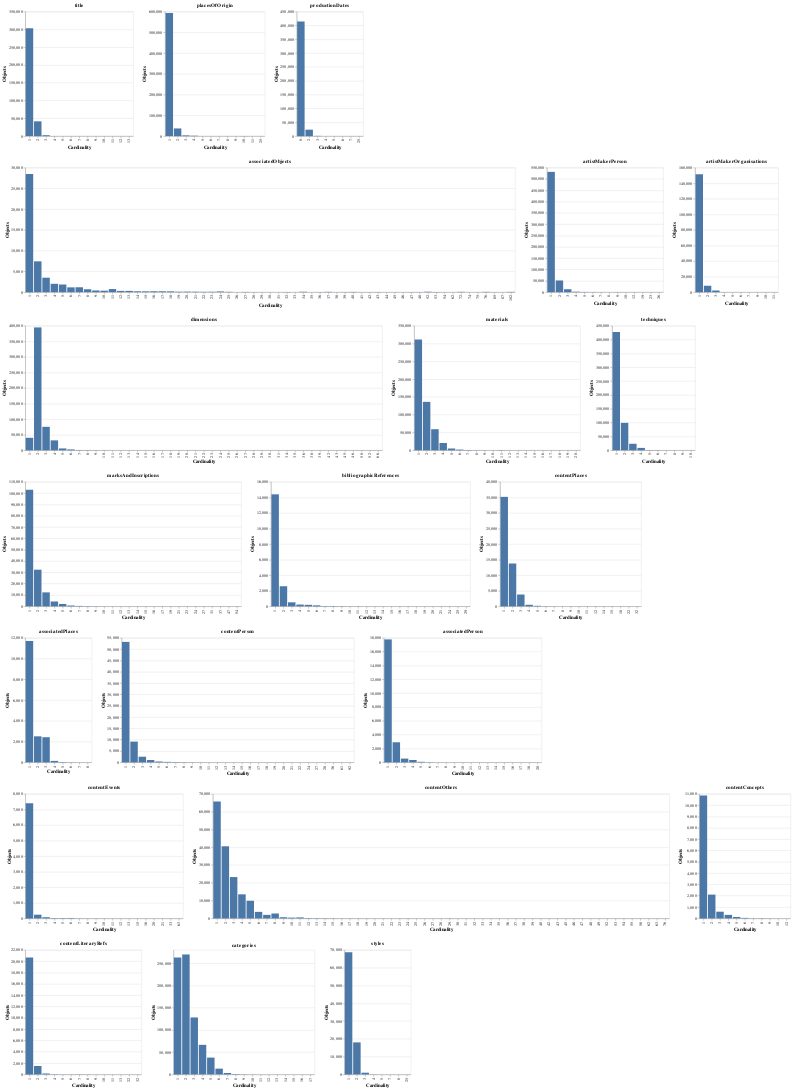

Write notebook code for a chart like this one.
### Code cell
import altair as alt

vcharts = []
hcharts = []
charts = []
count =0

  # Now need to loop over each cardinality  in turn
for column in complete_df.columns[1:]:
    
    dept_col_counts = complete_df[column].value_counts().reset_index()
    dept_col_df = pd.DataFrame(dept_col_counts).iloc[1:]
#    print(dept_col_df)
    if(len(dept_col_df) < 5):
        continue
    
    chart = alt.Chart(dept_col_df).mark_bar().encode(
      x=alt.X('index:O', axis=alt.Axis(title='Cardinality')),
      y=alt.Y(column, type='quantitative',  axis=alt.Axis(title='Objects'))
    ).properties(title=column.split(":")[1])
    charts.append(chart)
    if count > 1:
      hcharts.append(alt.hconcat(*charts))
      charts = []
      count = 0
    else:
      count += 1

alt.vconcat(*hcharts)

### Figure 1 — Vega-Lite specification as saved in the notebook (floating-point values rounded to 4 significant figures)
{"config": {"view": {"continuousWidth": 400, "continuousHeight": 300}}, "vconcat": [{"hconcat": [{"data": {"name": "data-f80a900b16013394813edad35e4f5e68"}, "mark": "bar", "encoding": {"x": {"type": "ordinal", "axis": {"title": "Cardinality"}, "field": "index"}, "y": {"type": "quantitative", "axis": {"title": "Objects"}, "field": " cardinality:title"}}, "title": "title"}, {"data": {"name": "data-ef91e88ad32a30224d730369ed9f711f"}, "mark": "bar", "encoding": {"x": {"type": "ordinal", "axis": {"title": "Cardinality"}, "field": "index"}, "y": {"type": "quantitative", "axis": {"title": "Objects"}, "field": " cardinality:placesOfOrigin"}}, "title": "placesOfOrigin"}, {"data": {"name": "data-a2b6225e05cf8e3b4347c61bd56c8c1f"}, "mark": "bar", "encoding": {"x": {"type": "ordinal", "axis": {"title": "Cardinality"}, "field": "index"}, "y": {"type": "quantitative", "axis": {"title": "Objects"}, "field": " cardinality:productionDates"}}, "title": "productionDates"}]}, {"hconcat": [{"data": {"name": "data-108f75f5a7336d984af2f4bd36c5a003"}, "mark": "bar", "encoding": {"x": {"type": "ordinal", "axis": {"title": "Cardinality"}, "field": "index"}, "y": {"type": "quantitative", "axis": {"title": "Objects"}, "field": " cardinality:associatedObjects"}}, "title": "associatedObjects"}, {"data": {"name": "data-cc33a559f0c01d1ffc8ba54ebe9ebdbc"}, "mark": "bar", "encoding": {"x": {"type": "ordinal", "axis": {"title": "Cardinality"}, "field": "index"}, "y": {"type": "quantitative", "axis": {"title": "Objects"}, "field": " cardinality:artistMakerPerson"}}, "title": "artistMakerPerson"}, {"data": {"name": "data-e66d1251f625fccbbf356b871dbcb6ae"}, "mark": "bar", "encoding": {"x": {"type": "ordinal", "axis": {"title": "Cardinality"}, "field": "index"}, "y": {"type": "quantitative", "axis": {"title": "Objects"}, "field": " cardinality:artistMakerOrganisations"}}, "title": "artistMakerOrganisations"}]}, {"hconcat": [{"data": {"name": "data-b93181c3d526f1e3dbbf4d9c9c4de091"}, "mark": "bar", "encoding": {"x": {"type": "ordinal", "axis": {"title": "Cardinality"}, "field": "index"}, "y": {"type": "quantitative", "axis": {"title": "Objects"}, "field": " cardinality:dimensions"}}, "title": "dimensions"}, {"data": {"name": "data-8498bb88dc9d98e06218bbb5ac872c9e"}, "mark": "bar", "encoding": {"x": {"type": "ordinal", "axis": {"title": "Cardinality"}, "field": "index"}, "y": {"type": "quantitative", "axis": {"title": "Objects"}, "field": " cardinality:materials"}}, "title": "materials"}, {"data": {"name": "data-b3fedd09920cd6eb2fdf0cba74c6369b"}, "mark": "bar", "encoding": {"x": {"type": "ordinal", "axis": {"title": "Cardinality"}, "field": "index"}, "y": {"type": "quantitative", "axis": {"title": "Objects"}, "field": " cardinality:techniques"}}, "title": "techniques"}]}, {"hconcat": [{"data": {"name": "data-8f4385b46125156ce50fb1da93e03681"}, "mark": "bar", "encoding": {"x": {"type": "ordinal", "axis": {"title": "Cardinality"}, "field": "index"}, "y": {"type": "quantitative", "axis": {"title": "Objects"}, "field": " cardinality:marksAndInscriptions"}}, "title": "marksAndInscriptions"}, {"data": {"name": "data-8dd4c1a29d749fa170151abe265e78bc"}, "mark": "bar", "encoding": {"x": {"type": "ordinal", "axis": {"title": "Cardinality"}, "field": "index"}, "y": {"type": "quantitative", "axis": {"title": "Objects"}, "field": " cardinality:bibliographicReferences"}}, "title": "bibliographicReferences"}, {"data": {"name": "data-6f41682b4f5e62cee6aaa9cde1fb7314"}, "mark": "bar", "encoding": {"x": {"type": "ordinal", "axis": {"title": "Cardinality"}, "field": "index"}, "y": {"type": "quantitative", "axis": {"title": "Objects"}, "field": " cardinality:contentPlaces"}}, "title": "contentPlaces"}]}, {"hconcat": [{"data": {"name": "data-11e2ba601f832297709a549c8ba723bc"}, "mark": "bar", "encoding": {"x": {"type": "ordinal", "axis": {"title": "Cardinality"}, "field": "index"}, "y": {"type": "quantitative", "axis": {"title": "Objects"}, "field": " cardinality:associatedPlaces"}}, "title": "associatedPlaces"}, {"data": {"name": "data-fe2e21d0a68fab14f4dfbd3527251dfb"}, "mark": "bar", "encoding": {"x": {"type": "ordinal", "axis": {"title": "Cardinality"}, "field": "index"}, "y": {"type": "quantitative", "axis": {"title": "Objects"}, "field": " cardinality:contentPerson"}}, "title": "contentPerson"}, {"data": {"name": "data-405f8a5edddc8c5f55a807398ce9417c"}, "mark": "bar", "encoding": {"x": {"type": "ordinal", "axis": {"title": "Cardinality"}, "field": "index"}, "y": {"type": "quantitative", "axis": {"title": "Objects"}, "field": " cardinality:associatedPerson"}}, "title": "associatedPerson"}]}, {"hconcat": [{"data": {"name": "data-c283aa8962a8390a4f4c7c816ec6a981"}, "mark": "bar", "encoding": {"x": {"type": "ordinal", "axis": {"title": "Cardinality"}, "field": "index"}, "y": {"type": "quantitative", "axis": {"title": "Objects"}, "field": " cardinality:contentEvents"}}, "title": "contentEvents"}, {"data": {"name": "data-e9f7a4b987bdd189e5dccec42ebabfad"}, "mark": "bar", "encoding": {"x": {"type": "ordinal", "axis": {"title": "Cardinality"}, "field": "index"}, "y": {"type": "quantitative", "axis": {"title": "Objects"}, "field": " cardinality:contentOthers"}}, "title": "contentOthers"}, {"data": {"name": "data-6c35fcc2a2f084da549eade2d90e74e8"}, "mark": "bar", "encoding": {"x": {"type": "ordinal", "axis": {"title": "Cardinality"}, "field": "index"}, "y": {"type": "quantitative", "axis": {"title": "Objects"}, "field": " cardinality:contentConcepts"}}, "title": "contentConcepts"}]}, {"hconcat": [{"data": {"name": "data-50d3246ae1ffa422174e5901f27dc521"}, "mark": "bar", "encoding": {"x": {"type": "ordinal", "axis": {"title": "Cardinality"}, "field": "index"}, "y": {"type": "quantitative", "axis": {"title": "Objects"}, "field": " cardinality:contentLiteraryRefs"}}, "title": "contentLiteraryRefs"}, {"data": {"name": "data-31910ac0d696841c0cf92d4cef5431aa"}, "mark": "bar", "encoding": {"x": {"type": "ordinal", "axis": {"title": "Cardinality"}, "field": "index"}, "y": {"type": "quantitative", "axis": {"title": "Objects"}, "field": " cardinality:categories"}}, "title": "categories"}, {"data": {"name": "data-b49381da5667829e3cd3d140a50e072f"}, "mark": "bar", "encoding": {"x": {"type": "ordinal", "axis": {"title": "Cardinality"}, "field": "index"}, "y": {"type": "quantitative", "axis": {"title": "Objects"}, "field": " cardinality:styles"}}, "title": "styles"}]}], "$schema": "https://vega.github.io/schema/vega-lite/v4.8.1.json", "datasets": {"data-f80a900b16013394813edad35e4f5e68": [{"index": 1.0, " cardinality:title": 303043}, {"index": 2.0, " cardinality:title": 41581}, {"index": 3.0, " cardinality:title": 2523}, {"index": 4.0, " cardinality:title": 201}, {"index": 5.0, " cardinality:title": 42}, {"index": 6.0, " cardinality:title": 12}, {"index": 13.0, " cardinality:title": 7}, {"index": 12.0, " cardinality:title": 4}, {"index": 8.0, " cardinality:title": 4}, {"index": 10.0, " cardinality:title": 2}, {"index": 7.0, " cardinality:title": 2}, {"index": 11.0, " cardinality:title": 1}, {"index": 9.0, " cardinality:title": 1}], "data-ef91e88ad32a30224d730369ed9f711f": [{"index": 1.0, " cardinality:placesOfOrigin": 593270}, {"index": 2.0, " cardinality:placesOfOrigin": 37026}, {"index": 3.0, " cardinality:placesOfOrigin": 3576}, {"index": 4.0, " cardinality:placesOfOrigin": 2006}, {"index": 10.0, " cardinality:placesOfOrigin": 524}, {"index": 5.0, " cardinality:placesOfOrigin": 42}, {"index": 8.0, " cardinality:placesOfOrigin": 8}, {"index": 25.0, " cardinality:placesOfOrigin": 1}, {"index": 11.0, " cardinality:placesOfOrigin": 1}, {"index": 9.0, " cardinality:placesOfOrigin": 1}, {"index": 7.0, " cardinality:placesOfOrigin": 1}, {"index": 6.0, " cardinality:placesOfOrigin": 1}], "data-a2b6225e05cf8e3b4347c61bd56c8c1f": [{"index": 0.0, " cardinality:productionDates": 414353}, {"index": 2.0, " cardinality:productionDates": 23351}, {"index": 3.0, " cardinality:productionDates": 820}, {"index": 4.0, " cardinality:productionDates": 72}, {"index": 5.0, " cardinality:productionDates": 4}, {"index": 6.0, " cardinality:productionDates": 2}, {"index": 25.0, " cardinality:productionDates": 1}, {"index": 7.0, " cardinality:productionDates": 1}], "data-108f75f5a7336d984af2f4bd36c5a003": [{"index": 1.0, " cardinality:associatedObjects": 28467}, {"index": 2.0, " cardinality:associatedObjects": 7430}, {"index": 3.0, " cardinality:associatedObjects": 3485}, {"index": 4.0, " cardinality:associatedObjects": 2016}, {"index": 5.0, " cardinality:associatedObjects": 1844}, {"index": 7.0, " cardinality:associatedObjects": 1179}, {"index": 6.0, " cardinality:associatedObjects": 1158}, {"index": 11.0, " cardinality:associatedObjects": 745}, {"index": 8.0, " cardinality:associatedObjects": 699}, {"index": 9.0, " cardinality:associatedObjects": 407}, {"index": 10.0, " cardinality:associatedObjects": 356}, {"index": 13.0, " cardinality:associatedObjects": 308}, {"index": 12.0, " cardinality:associatedObjects": 301}, {"index": 16.0, " cardinality:associatedObjects": 214}, {"index": 17.0, " cardinality:associatedObjects": 211}, {"index": 14.0, " cardinality:associatedObjects": 206}, {"index": 18.0, " cardinality:associatedObjects": 198}, {"index": 15.0, " cardinality:associatedObjects": 197}, {"index": 24.0, " cardinality:associatedObjects": 169}, {"index": 20.0, " cardinality:associatedObjects": 128}, {"index": 21.0, " cardinality:associatedObjects": 113}, {"index": 19.0, " cardinality:associatedObjects": 109}, {"index": 52.0, " cardinality:associatedObjects": 105}, {"index": 34.0, " cardinality:associatedObjects": 99}, {"index": 23.0, " cardinality:associatedObjects": 97}, {"index": 22.0, " cardinality:associatedObjects": 82}, {"index": 37.0, " cardinality:associatedObjects": 77}, {"index": 25.0, " cardinality:associatedObjects": 76}, {"index": 72.0, " cardinality:associatedObjects": 72}, {"index": 76.0, " cardinality:associatedObjects": 71}, {"index": 102.0, " cardinality:associatedObjects": 66}, {"index": 40.0, " cardinality:associatedObjects": 59}, {"index": 27.0, " cardinality:associatedObjects": 50}, {"index": 53.0, " cardinality:associatedObjects": 45}, {"index": 43.0, " cardinality:associatedObjects": 36}, {"index": 32.0, " cardinality:associatedObjects": 33}, {"index": 36.0, " cardinality:associatedObjects": 29}, {"index": 47.0, " cardinality:associatedObjects": 26}, {"index": 48.0, " cardinality:associatedObjects": 23}, {"index": 39.0, " cardinality:associatedObjects": 23}, {"index": 42.0, " cardinality:associatedObjects": 18}, {"index": 28.0, " cardinality:associatedObjects": 17}, {"index": 41.0, " cardinality:associatedObjects": 11}, {"index": 54.0, " cardinality:associatedObjects": 8}, {"index": 45.0, " cardinality:associatedObjects": 8}, {"index": 33.0, " cardinality:associatedObjects": 7}, {"index": 35.0, " cardinality:associatedObjects": 5}, {"index": 44.0, " cardinality:associatedObjects": 4}, {"index": 29.0, " cardinality:associatedObjects": 4}, {"index": 30.0, " cardinality:associatedObjects": 4}, {"index": 31.0, " cardinality:associatedObjects": 3}, {"index": 26.0, " cardinality:associatedObjects": 3}, {"index": 38.0, " cardinality:associatedObjects": 2}, {"index": 46.0, " cardinality:associatedObjects": 2}, {"index": 75.0, " cardinality:associatedObjects": 2}, {"index": 87.0, " cardinality:associatedObjects": 2}, {"index": 62.0, " cardinality:associatedObjects": 1}, {"index": 85.0, " cardinality:associatedObjects": 1}, {"index": 74.0, " cardinality:associatedObjects": 1}], "data-cc33a559f0c01d1ffc8ba54ebe9ebdbc": [{"index": 1.0, " cardinality:artistMakerPerson": 531369}, {"index": 2.0, " cardinality:artistMakerPerson": 51565}, {"index": 3.0, " cardinality:artistMakerPerson": 12977}, {"index": 4.0, " cardinality:artistMakerPerson": 2057}, {"index": 5.0, " cardinality:artistMakerPerson": 949}, {"index": 6.0, " cardinality:artistMakerPerson": 440}, {"index": 9.0, " cardinality:artistMakerPerson": 265}, {"index": 7.0, " cardinality:artistMakerPerson": 203}, {"index": 12.0, " cardinality:artistMakerPerson": 197}, {"index": 8.0, " cardinality:artistMakerPerson": 103}, {"index": 19.0, " cardinality:artistMakerPerson": 87}, {"index": 23.0, " cardinality:artistMakerPerson": 20}, {"index": 26.0, " cardinality:artistMakerPerson": 1}, {"index": 10.0, " cardinality:artistMakerPerson": 1}], "data-e66d1251f625fccbbf356b871dbcb6ae": [{"index": 1.0, " cardinality:artistMakerOrganisations": 151615}, {"index": 2.0, " cardinality:artistMakerOrganisations": 8243}, {"index": 3.0, " cardinality:artistMakerOrganisations": 2131}, {"index": 4.0, " cardinality:artistMakerOrganisations": 47}, {"index": 5.0, " cardinality:artistMakerOrganisations": 7}, {"index": 7.0, " cardinality:artistMakerOrganisations": 3}, {"index": 11.0, " cardinality:artistMakerOrganisations": 2}, {"index": 10.0, " cardinality:artistMakerOrganisations": 2}, {"index": 6.0, " cardinality:artistMakerOrganisations": 2}, {"index": 9.0, " cardinality:artistMakerOrganisations": 1}], "data-b93181c3d526f1e3dbbf4d9c9c4de091": [{"index": 2.0, " cardinality:dimensions": 394735}, {"index": 3.0, " cardinality:dimensions": 75396}, {"index": 1.0, " cardinality:dimensions": 40130}, {"index": 4.0, " cardinality:dimensions": 31821}, {"index": 5.0, " cardinality:dimensions": 5919}, {"index": 6.0, " cardinality:dimensions": 2764}, {"index": 7.0, " cardinality:dimensions": 805}, {"index": 8.0, " cardinality:dimensions": 473}, {"index": 9.0, " cardinality:dimensions": 252}, {"index": 10.0, " cardinality:dimensions": 174}, {"index": 12.0, " cardinality:dimensions": 100}, {"index": 11.0, " cardinality:dimensions": 88}, {"index": 14.0, " cardinality:dimensions": 57}, {"index": 15.0, " cardinality:dimensions": 35}, {"index": 13.0, " cardinality:dimensions": 31}, {"index": 16.0, " cardinality:dimensions": 27}, {"index": 17.0, " cardinality:dimensions": 16}, {"index": 18.0, " cardinality:dimensions": 13}, {"index": 19.0, " cardinality:dimensions": 10}, {"index": 24.0, " cardinality:dimensions": 10}, {"index": 26.0, " cardinality:dimensions": 8}, {"index": 20.0, " cardinality:dimensions": 7}, {"index": 21.0, " cardinality:dimensions": 7}, {"index": 22.0, " cardinality:dimensions": 6}, {"index": 23.0, " cardinality:dimensions": 3}, {"index": 27.0, " cardinality:dimensions": 3}, {"index": 30.0, " cardinality:dimensions": 3}, {"index": 28.0, " cardinality:dimensions": 3}, {"index": 31.0, " cardinality:dimensions": 3}, {"index": 25.0, " cardinality:dimensions": 2}, {"index": 42.0, " cardinality:dimensions": 2}, {"index": 36.0, " cardinality:dimensions": 2}, {"index": 34.0, " cardinality:dimensions": 2}, {"index": 45.0, " cardinality:dimensions": 2}, {"index": 52.0, " cardinality:dimensions": 1}, {"index": 50.0, " cardinality:dimensions": 1}, {"index": 66.0, " cardinality:dimensions": 1}, {"index": 46.0, " cardinality:dimensions": 1}, {"index": 43.0, " cardinality:dimensions": 1}, {"index": 39.0, " cardinality:dimensions": 1}, {"index": 38.0, " cardinality:dimensions": 1}, {"index": 35.0, " cardinality:dimensions": 1}, {"index": 29.0, " cardinality:dimensions": 1}], "data-8498bb88dc9d98e06218bbb5ac872c9e": [{"index": 1.0, " cardinality:materials": 311317}, {"index": 2.0, " cardinality:materials": 136095}, {"index": 3.0, " cardinality:materials": 59220}, {"index": 4.0, " cardinality:materials": 20449}, {"index": 5.0, " cardinality:materials": 4953}, {"index": 6.0, " cardinality:materials": 1899}, {"index": 7.0, " cardinality:materials": 798}, {"index": 11.0, " cardinality:materials": 459}, {"index": 8.0, " cardinality:materials": 235}, {"index": 9.0, " cardinality:materials": 105}, {"index": 10.0, " cardinality:materials": 71}, {"index": 12.0, " cardinality:materials": 21}, {"index": 13.0, " cardinality:materials": 15}, {"index": 14.0, " cardinality:materials": 13}, {"index": 16.0, " cardinality:materials": 9}, {"index": 17.0, " cardinality:materials": 7}, {"index": 15.0, " cardinality:materials": 6}, {"index": 19.0, " cardinality:materials": 2}, {"index": 20.0, " cardinality:materials": 1}, {"index": 18.0, " cardinality:materials": 1}], "data-b3fedd09920cd6eb2fdf0cba74c6369b": [{"index": 1.0, " cardinality:techniques": 427882}, {"index": 2.0, " cardinality:techniques": 99065}, {"index": 3.0, " cardinality:techniques": 23586}, {"index": 4.0, " cardinality:techniques": 8568}, {"index": 5.0, " cardinality:techniques": 679}, {"index": 6.0, " cardinality:techniques": 400}, {"index": 7.0, " cardinality:techniques": 49}, {"index": 8.0, " cardinality:techniques": 13}, {"index": 9.0, " cardinality:techniques": 3}, {"index": 10.0, " cardinality:techniques": 1}], "data-8f4385b46125156ce50fb1da93e03681": [{"index": 1.0, " cardinality:marksAndInscriptions": 102979}, {"index": 2.0, " cardinality:marksAndInscriptions": 32356}, {"index": 3.0, " cardinality:marksAndInscriptions": 12313}, {"index": 4.0, " cardinality:marksAndInscriptions": 4283}, {"index": 5.0, " cardinality:marksAndInscriptions": 2091}, {"index": 6.0, " cardinality:marksAndInscriptions": 709}, {"index": 7.0, " cardinality:marksAndInscriptions": 358}, {"index": 8.0, " cardinality:marksAndInscriptions": 188}, {"index": 9.0, " cardinality:marksAndInscriptions": 76}, {"index": 10.0, " cardinality:marksAndInscriptions": 40}, {"index": 11.0, " cardinality:marksAndInscriptions": 26}, {"index": 14.0, " cardinality:marksAndInscriptions": 14}, {"index": 17.0, " cardinality:marksAndInscriptions": 14}, {"index": 12.0, " cardinality:marksAndInscriptions": 13}, {"index": 13.0, " cardinality:marksAndInscriptions": 13}, {"index": 15.0, " cardinality:marksAndInscriptions": 6}, {"index": 16.0, " cardinality:marksAndInscriptions": 6}, {"index": 21.0, " cardinality:marksAndInscriptions": 5}, {"index": 27.0, " cardinality:marksAndInscriptions": 2}, {"index": 19.0, " cardinality:marksAndInscriptions": 2}, {"index": 23.0, " cardinality:marksAndInscriptions": 2}, {"index": 31.0, " cardinality:marksAndInscriptions": 2}, {"index": 54.0, " cardinality:marksAndInscriptions": 1}, {"index": 47.0, " cardinality:marksAndInscriptions": 1}, {"index": 37.0, " cardinality:marksAndInscriptions": 1}, {"index": 24.0, " cardinality:marksAndInscriptions": 1}], "data-8dd4c1a29d749fa170151abe265e78bc": [{"index": 1.0, " cardinality:bibliographicReferences": 14394}, {"index": 2.0, " cardinality:bibliographicReferences": 2581}, {"index": 3.0, " cardinality:bibliographicReferences": 514}, {"index": 4.0, " cardinality:bibliographicReferences": 225}, {"index": 5.0, " cardinality:bibliographicReferences": 191}, {"index": 6.0, " cardinality:bibliographicReferences": 127}, {"index": 7.0, " cardinality:bibliographicReferences": 38}, {"index": 8.0, " cardinality:bibliographicReferences": 38}, {"index": 9.0, " cardinality:bibliographicReferences": 25}, {"index": 11.0, " cardinality:bibliographicReferences": 9}, {"index": 10.0, " cardinality:bibliographicReferences": 6}, {"index": 12.0, " cardinality:bibliographicReferences": 3}, {"index": 13.0, " cardinality:bibliographicReferences": 3}, {"index": 17.0, " cardinality:bibliographicReferences": 3}, {"index": 14.0, " cardinality:bibliographicReferences": 2}, {"index": 15.0, " cardinality:bibliographicReferences": 2}, {"index": 25.0, " cardinality:bibliographicReferences": 1}, {"index": 18.0, " cardinality:bibliographicReferences": 1}, {"index": 19.0, " cardinality:bibliographicReferences": 1}, {"index": 20.0, " cardinality:bibliographicReferences": 1}, {"index": 21.0, " cardinality:bibliographicReferences": 1}, {"index": 16.0, " cardinality:bibliographicReferences": 1}, {"index": 24.0, " cardinality:bibliographicReferences": 1}, {"index": 29.0, " cardinality:bibliographicReferences": 1}], "data-6f41682b4f5e62cee6aaa9cde1fb7314": [{"index": 1.0, " cardinality:contentPlaces": 35165}, {"index": 2.0, " cardinality:contentPlaces": 13752}, {"index": 3.0, " cardinality:contentPlaces": 3790}, {"index": 4.0, " cardinality:contentPlaces": 492}, {"index": 5.0, " cardinality:contentPlaces": 163}, {"index": 6.0, " cardinality:contentPlaces": 38}, {"index": 7.0, " cardinality:contentPlaces": 12}, {"index": 8.0, " cardinality:contentPlaces": 9}, {"index": 32.0, " cardinality:contentPlaces": 6}, {"index": 10.0, " cardinality:contentPlaces": 2}, {"index": 11.0, " cardinality:contentPlaces": 2}, {"index": 18.0, " cardinality:contentPlaces": 1}, {"index": 9.0, " cardinality:contentPlaces": 1}, {"index": 12.0, " cardinality:contentPlaces": 1}, {"index": 14.0, " cardinality:contentPlaces": 1}, {"index": 15.0, " cardinality:contentPlaces": 1}, {"index": 22.0, " cardinality:contentPlaces": 1}], "data-11e2ba601f832297709a549c8ba723bc": [{"index": 1.0, " cardinality:associatedPlaces": 11694}, {"index": 2.0, " cardinality:associatedPlaces": 2510}, {"index": 3.0, " cardinality:associatedPlaces": 2423}, {"index": 4.0, " cardinality:associatedPlaces": 140}, {"index": 5.0, " cardinality:associatedPlaces": 32}, {"index": 6.0, " cardinality:associatedPlaces": 12}, {"index": 7.0, " cardinality:associatedPlaces": 5}, {"index": 8.0, " cardinality:associatedPlaces": 4}], "data-fe2e21d0a68fab14f4dfbd3527251dfb": [{"index": 1.0, " cardinality:contentPerson": 53220}, {"index": 2.0, " cardinality:contentPerson": 9170}, {"index": 3.0, " cardinality:contentPerson": 2494}, {"index": 4.0, " cardinality:contentPerson": 1027}, {"index": 5.0, " cardinality:contentPerson": 384}, {"index": 6.0, " cardinality:contentPerson": 211}, {"index": 7.0, " cardinality:contentPerson": 132}, {"index": 8.0, " cardinality:contentPerson": 87}, {"index": 9.0, " cardinality:contentPerson": 47}, {"index": 10.0, " cardinality:contentPerson": 35}, {"index": 11.0, " cardinality:contentPerson": 19}, {"index": 12.0, " cardinality:contentPerson": 16}, {"index": 14.0, " cardinality:contentPerson": 9}, {"index": 13.0, " cardinality:contentPerson": 8}, {"index": 15.0, " cardinality:contentPerson": 7}, {"index": 16.0, " cardinality:contentPerson": 6}, {"index": 17.0, " cardinality:contentPerson": 4}, {"index": 20.0, " cardinality:contentPerson": 4}, {"index": 21.0, " cardinality:contentPerson": 4}, {"index": 18.0, " cardinality:contentPerson": 3}, {"index": 24.0, " cardinality:contentPerson": 3}, {"index": 19.0, " cardinality:contentPerson": 2}, {"index": 27.0, " cardinality:contentPerson": 1}, {"index": 92.0, " cardinality:contentPerson": 1}, {"index": 22.0, " cardinality:contentPerson": 1}, {"index": 61.0, " cardinality:contentPerson": 1}, {"index": 36.0, " cardinality:contentPerson": 1}, {"index": 28.0, " cardinality:contentPerson": 1}], "data-405f8a5edddc8c5f55a807398ce9417c": [{"index": 1.0, " cardinality:associatedPerson": 17776}, {"index": 2.0, " cardinality:associatedPerson": 2904}, {"index": 3.0, " cardinality:associatedPerson": 542}, {"index": 4.0, " cardinality:associatedPerson": 337}, {"index": 5.0, " cardinality:associatedPerson": 80}, {"index": 6.0, " cardinality:associatedPerson": 27}, {"index": 10.0, " cardinality:associatedPerson": 5}, {"index": 7.0, " cardinality:associatedPerson": 4}, {"index": 13.0, " cardinality:associatedPerson": 4}, {"index": 16.0, " cardinality:associatedPerson": 4}, {"index": 12.0, " cardinality:associatedPerson": 3}, {"index": 15.0, " cardinality:associatedPerson": 3}, {"index": 9.0, " cardinality:associatedPerson": 2}, {"index": 14.0, " cardinality:associatedPerson": 2}, {"index": 17.0, " cardinality:associatedPerson": 2}, {"index": 11.0, " cardinality:associatedPerson": 1}, {"index": 20.0, " cardinality:associatedPerson": 1}, {"index": 8.0, " cardinality:associatedPerson": 1}, {"index": 18.0, " cardinality:associatedPerson": 1}], "data-c283aa8962a8390a4f4c7c816ec6a981": [{"index": 1.0, " cardinality:contentEvents": 7400}, {"index": 2.0, " cardinality:contentEvents": 238}, {"index": 3.0, " cardinality:contentEvents": 76}, {"index": 6.0, " cardinality:contentEvents": 28}, {"index": 4.0, " cardinality:contentEvents": 24}, {"index": 5.0, " cardinality:contentEvents": 23}, {"index": 7.0, " cardinality:contentEvents": 7}, {"index": 9.0, " cardinality:contentEvents": 4}, {"index": 8.0, " cardinality:contentEvents": 4}, {"index": 10.0, " cardinality:contentEvents": 3}, {"index": 11.0, " cardinality:contentEvents": 2}, {"index": 12.0, " cardinality:contentEvents": 2}, {"index": 13.0, " cardinality:contentEvents": 2}, {"index": 21.0, " cardinality:contentEvents": 1}, {"index": 63.0, " cardinality:contentEvents": 1}, {"index": 15.0, " cardinality:contentEvents": 1}, {"index": 33.0, " cardinality:contentEvents": 1}, {"index": 20.0, " cardinality:contentEvents": 1}, {"index": 16.0, " cardinality:contentEvents": 1}], "data-e9f7a4b987bdd189e5dccec42ebabfad": [{"index": 1.0, " cardinality:contentOthers": 65723}, {"index": 2.0, " cardinality:contentOthers": 40550}, {"index": 3.0, " cardinality:contentOthers": 23241}, {"index": 4.0, " cardinality:contentOthers": 13532}, {"index": 5.0, " cardinality:contentOthers": 9907}, {"index": 6.0, " cardinality:contentOthers": 3676}, {"index": 8.0, " cardinality:contentOthers": 2753}, {"index": 7.0, " cardinality:contentOthers": 1989}, {"index": 9.0, " cardinality:contentOthers": 657}, {"index": 11.0, " cardinality:contentOthers": 555}, {"index": 10.0, " cardinality:contentOthers": 432}, {"index": 12.0, " cardinality:contentOthers": 191}, {"index": 13.0, " cardinality:contentOthers": 147}, {"index": 14.0, " cardinality:contentOthers": 121}, {"index": 15.0, " cardinality:contentOthers": 75}, {"index": 17.0, " cardinality:contentOthers": 46}, {"index": 18.0, " cardinality:contentOthers": 44}, {"index": 24.0, " cardinality:contentOthers": 43}, {"index": 16.0, " cardinality:contentOthers": 42}, {"index": 29.0, " cardinality:contentOthers": 38}, {"index": 19.0, " cardinality:contentOthers": 21}, {"index": 21.0, " cardinality:contentOthers": 21}, {"index": 23.0, " cardinality:contentOthers": 21}, {"index": 26.0, " cardinality:contentOthers": 17}, {"index": 25.0, " cardinality:contentOthers": 14}, {"index": 22.0, " cardinality:contentOthers": 13}, {"index": 28.0, " cardinality:contentOthers": 12}, {"index": 31.0, " cardinality:contentOthers": 11}, {"index": 20.0, " cardinality:contentOthers": 11}, {"index": 27.0, " cardinality:contentOthers": 10}, {"index": 30.0, " cardinality:contentOthers": 5}, {"index": 33.0, " cardinality:contentOthers": 5}, {"index": 42.0, " cardinality:contentOthers": 4}, {"index": 43.0, " cardinality:contentOthers": 4}, {"index": 36.0, " cardinality:contentOthers": 4}, {"index": 45.0, " cardinality:contentOthers": 4}, {"index": 32.0, " cardinality:contentOthers": 4}, {"index": 40.0, " cardinality:contentOthers": 3}, {"index": 34.0, " cardinality:contentOthers": 3}, {"index": 35.0, " cardinality:contentOthers": 3}, {"index": 37.0, " cardinality:contentOthers": 2}, {"index": 39.0, " cardinality:contentOthers": 2}, {"index": 54.0, " cardinality:contentOthers": 2}, {"index": 62.0, " cardinality:contentOthers": 2}, {"index": 38.0, " cardinality:contentOthers": 1}, {"index": 48.0, " cardinality:contentOthers": 1}, {"index": 46.0, " cardinality:contentOthers": 1}, {"index": 47.0, " cardinality:contentOthers": 1}, {"index": 49.0, " cardinality:contentOthers": 1}, {"index": 52.0, " cardinality:contentOthers": 1}, {"index": 53.0, " cardinality:contentOthers": 1}, {"index": 55.0, " cardinality:contentOthers": 1}, {"index": 58.0, " cardinality:contentOthers": 1}, {"index": 63.0, " cardinality:contentOthers": 1}, {"index": 76.0, " cardinality:contentOthers": 1}], "data-6c35fcc2a2f084da549eade2d90e74e8": [{"index": 1.0, " cardinality:contentConcepts": 10865}, {"index": 2.0, " cardinality:contentConcepts": 2102}, {"index": 3.0, " cardinality:contentConcepts": 593}, {"index": 4.0, " cardinality:contentConcepts": 310}, {"index": 5.0, " cardinality:contentConcepts": 127}, {"index": 6.0, " cardinality:contentConcepts": 46}, {"index": 8.0, " cardinality:contentConcepts": 16}, {"index": 7.0, " cardinality:contentConcepts": 10}, {"index": 9.0, " cardinality:contentConcepts": 6}, {"index": 12.0, " cardinality:contentConcepts": 1}, {"index": 10.0, " cardinality:contentConcepts": 1}], "data-50d3246ae1ffa422174e5901f27dc521": [{"index": 1.0, " cardinality:contentLiteraryRefs": 20662}, {"index": 2.0, " cardinality:contentLiteraryRefs": 1493}, {"index": 3.0, " cardinality:contentLiteraryRefs": 167}, {"index": 4.0, " cardinality:contentLiteraryRefs": 35}, {"index": 7.0, " cardinality:contentLiteraryRefs": 27}, {"index": 8.0, " cardinality:contentLiteraryRefs": 16}, {"index": 6.0, " cardinality:contentLiteraryRefs": 15}, {"index": 5.0, " cardinality:contentLiteraryRefs": 14}, {"index": 10.0, " cardinality:contentLiteraryRefs": 3}, {"index": 9.0, " cardinality:contentLiteraryRefs": 3}, {"index": 22.0, " cardinality:contentLiteraryRefs": 1}, {"index": 13.0, " cardinality:contentLiteraryRefs": 1}, {"index": 11.0, " cardinality:contentLiteraryRefs": 1}, {"index": 32.0, " cardinality:contentLiteraryRefs": 1}], "data-31910ac0d696841c0cf92d4cef5431aa": [{"index": 2.0, " cardinality:categories": 269827}, {"index": 1.0, " cardinality:categories": 262862}, {"index": 3.0, " cardinality:categories": 128149}, {"index": 4.0, " cardinality:categories": 66591}, {"index": 5.0, " cardinality:categories": 37887}, {"index": 6.0, " cardinality:categories": 13043}, {"index": 7.0, " cardinality:categories": 3270}, {"index": 8.0, " cardinality:categories": 835}, {"index": 9.0, " cardinality:categories": 329}, {"index": 10.0, " cardinality:categories": 97}, {"index": 11.0, " cardinality:categories": 35}, {"index": 14.0, " cardinality:categories": 27}, {"index": 12.0, " cardinality:categories": 15}, {"index": 13.0, " cardinality:categories": 7}, {"index": 15.0, " cardinality:categories": 5}, {"index": 17.0, " cardinality:categories": 1}, {"index": 16.0, " cardinality:categories": 1}], "data-b49381da5667829e3cd3d140a50e072f": [{"index": 1.0, " cardinality:styles": 68647}, {"index": 2.0, " cardinality:styles": 18013}, {"index": 3.0, " cardinality:styles": 977}, {"index": 4.0, " cardinality:styles": 56}, {"index": 5.0, " cardinality:styles": 5}, {"index": 7.0, " cardinality:styles": 2}, {"index": 25.0, " cardinality:styles": 1}, {"index": 8.0, " cardinality:styles": 1}]}}
